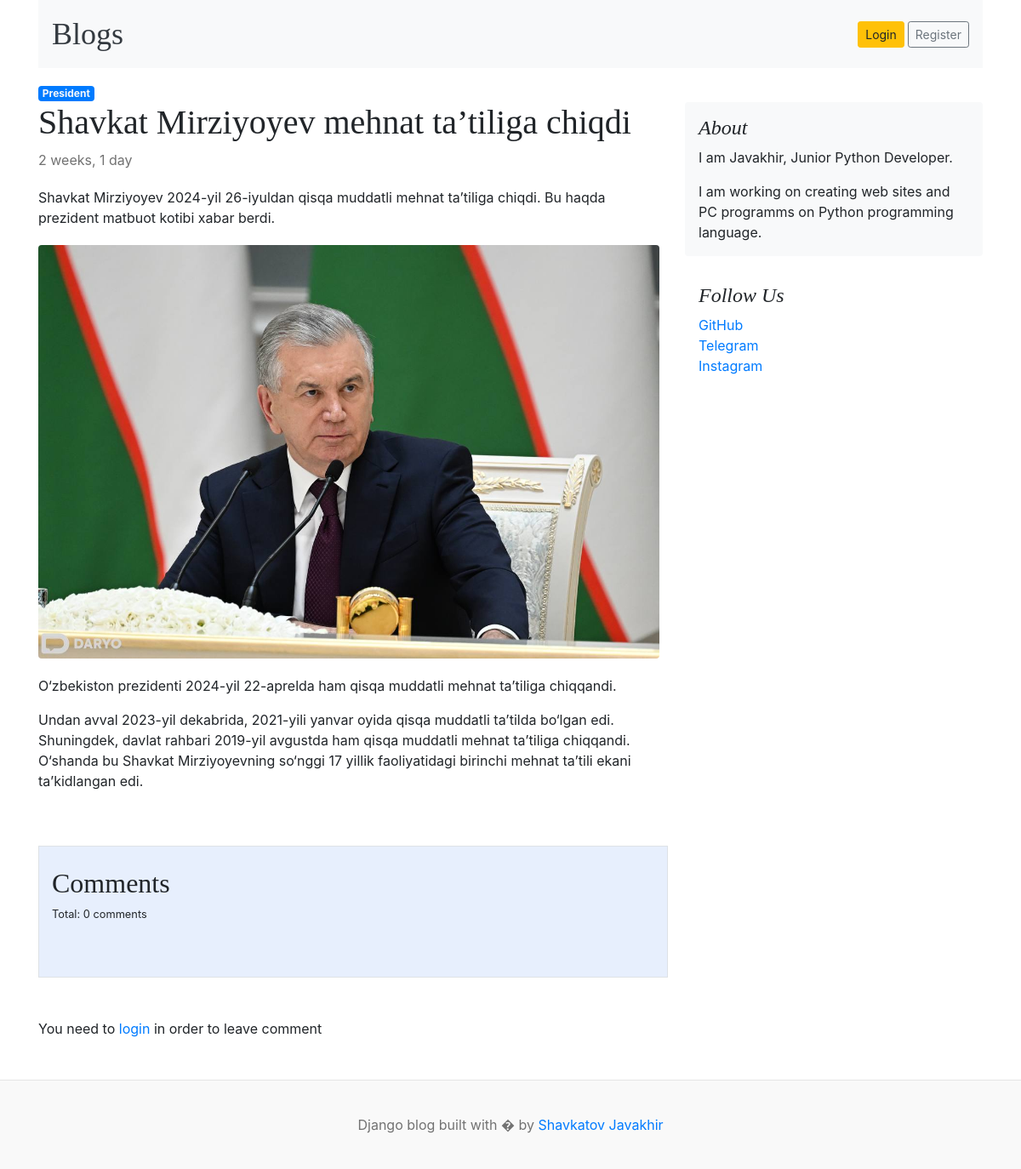
/blogs/blog/shavkat-mirziyoyev-mehnat-tatiliga-chiqdi, run on the app's committed database.
### blogs/models.py (models this page shows, shortened)
class Category(models.Model):
    name = models.CharField(max_length=255)
    created_at = models.DateTimeField(auto_now_add=True)
    updated_at = models.DateTimeField(auto_now=True)
    class Meta:
        verbose_name_plural = 'Categories'
        verbose_name = 'Category'

class Blog(models.Model):
    title = models.CharField(max_length=200)
    slug = models.SlugField(unique=True, null=False)
    category = models.ForeignKey(Category, null=True, blank=True, on_delete=models.SET_NULL)
    author = models.ForeignKey(User, null=True, on_delete=models.SET_NULL)
    is_featured = models.BooleanField(default=False)
    featured_image = models.ImageField(upload_to='uploads/%Y/%m/%d')
    short_description = models.TextField(null=True)
    words = models.TextField(blank=True, null=True)
    body = models.TextField(blank=True)
    status = models.IntegerField(default=0, choices=STATUS_CHOICES, null=False)
    created_at = models.DateTimeField(auto_now_add=True)
    updated_at = models.DateTimeField(auto_now=True)
    class Meta:
        verbose_name_plural = "Blogs"
        verbose_name = "Blog"

### settingsapp/models.py (models this page shows, shortened)
class About(models.Model):
    title = models.CharField(max_length=300)
    description = models.CharField(max_length=500)
    class Meta:
        verbose_name_plural = 'About'

class Social_links(models.Model):
    name = models.CharField(max_length=100)
    link = models.URLField(unique=True)
    class Meta:
        verbose_name_plural = "Social_links"

### blogs/views.py (the view, shortened to what this page needs)
# urls.py: 2. Add a URL to urlpatterns:  path('blog/', include('blog.urls'))
def blog(request, blog_slug):
    blog = get_object_or_404(Blog, slug=blog_slug)
    if request.method == "GET":
        comment = Comment.objects.filter(blog=blog)
        count = comment.count()
        category = blog.category
        paragraph = blog.body.split("\n")
        context = {
            'blog': blog,
            "paragraph": paragraph,
            'category': category,
            'comments': comment,
            'count': count,
        }
        return render(request, "blog.html", context)

### blogs/context_processor.py (called while the page is built)
def header(req):
    category = Category.objects.all()
    context = {
        'categories': category
    }
    return context

def get_about(request):
    about = About.objects.all()
    links = Social_links.objects.all()
    telegram = links.get(name='Telegram')
    context = {
        'about': about,
        'links': links,
        'telegram': telegram
        }
    return context

### templates/blog.html (shortened to what this page needs)
{% extends 'header.html' %} {% load static %} {% block content %}
<a class="badge bg-primary text-decoration-none text-light" href="{% url 'posts_by_category' category.id %}">{{category.name}}</a>
<main role="main" class="container p-0">
  <div class="row">
    <div class="col-md-8 blog-main">
      <div class="blog-post">
        <h2 class="blog-post-title">{{blog.title}}</h2>
        <p class="blog-post-meta">{{blog.created_at|timesince}}</p>
        <p>{{blog.short_description}}</p>
        <div class="image">
          <img
            class="img-fluid rounded"
            src="{{blog.featured_image.url}}"
            alt=""
          />
        </div>
        {% for par in paragraph %}
        <p>{{par}}</p>
        {% endfor %}
      </div>
    </div>
{% include 'about.html' %}
  </div>
</main>
   <section style="background-color: #e7effd;" class="col-8 mb-2 border">
     <h2 class="pt-4">Comments</h2>
   <p class="small">
     Total: {{count}} comments
   </p>
     <div class="row d-block justify-content-center p-4">
         </div>
       </section>
       {% if user.is_authenticated %}
       <div class="comment-section mb-5 pb-2 p-0 col-8">
         <label for="comment-text" class="form-label">Leave Comment</label>
           <form action="" method="post">
            {% csrf_token %}
             <div class="mb-3 form-group">
               <textarea class="form-control" name="comment" placeholder="Leave comment..." id="comment-text" rows="3"></textarea>
             </div>
             <button type="submit" class="btn btn-primary">Add comment</button>
           </form>
       </div>
       {% else %}
       <div class="comment-section my-5 p-0 col-8">You need to <a href="{% url 'login' %}">login</a> in order to leave comment</div>
       {% endif %}
{% endblock %}

### templates/about.html (shortened to what this page needs)
      <aside class="col-md-4 blog-sidebar">
        <div class="p-3 mb-3 bg-light rounded">
          <h4 class="font-italic">About</h4>
          {% for ab in about %}
          {{ab.title}}
          {% endfor %}
        <p class="mb-0">
          {% for ab in about %}
          {{ab.description}}
          {% endfor %}
        </p>
      </div>
      <div class="p-3">
        <h4 class="font-italic">Follow Us</h4>
        <ol class="list-unstyled">
          {% for link in links %}
          <li><a href="{{link.link}}" target="_blank">{{link.name}}</a></li>
          {% endfor %}
        </ol>
        </div>
      </aside>

### blog/static/css/blog.css (style rules this page uses)
h1, h2, h3, h4, h5, h6 { font-family: "Playfair Display", Georgia, "Times New Roman", serif; }
.blog-post { margin-bottom: 4rem; }
.blog-post-title { font-size: 2.5rem; }
.blog-post-meta { margin-bottom: 1.25rem; color: #727272; }

### templates/blog.html (style rules this page uses)
.image { height: auto; width: auto; overflow: hidden; margin: 20px 0 20px 0; }
img { width: 100%; display: block; }

### data on the page
Category: name "President"
Blog: title "Shavkat Mirziyoyev mehnat ta’tiliga chiqdi", created_at "2 weeks, 1 day", short_description "Shavkat Mirziyoyev 2024-yil 26-iyuldan qisqa muddatli mehnat taʼtiliga chiqdi. Bu haqda prezident matbuot kotibi xabar berdi.", featured_image (picture)
About: title "I am Javakhir, Junior Python Developer.", description "I am working on creating web sites and PC programms on Python programming language."
Social_links: name "GitHub"
Social_links: name "Telegram"
Social_links: name "Instagram"

### other printed values
{{ par }} "O‘zbekiston prezidenti 2024-yil 22-aprelda ham qisqa muddatli mehnat ta’tiliga chiqqandi."
{{ count }} "0"
